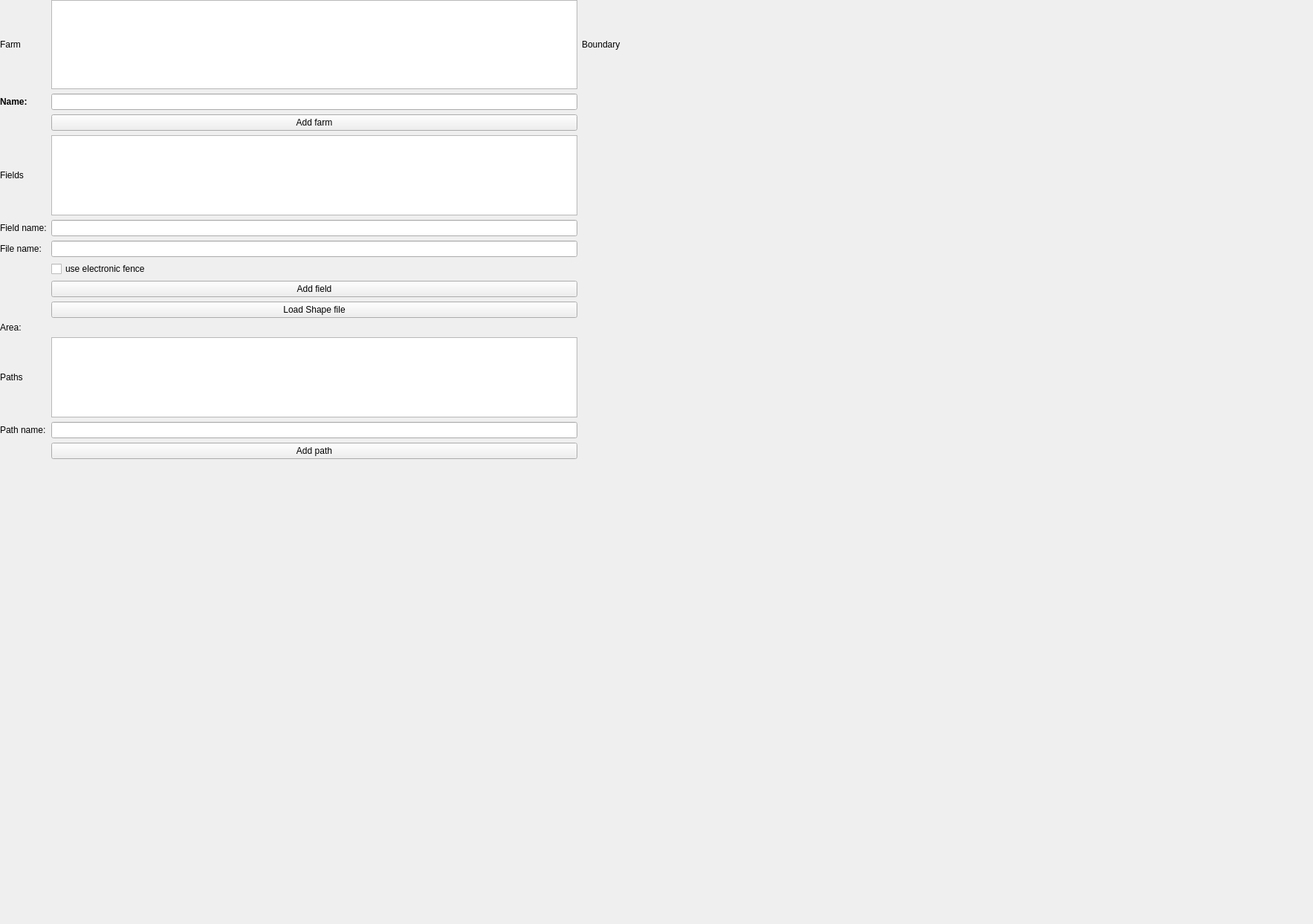
      <widget class="QWidget" name="tabFarm">
       <attribute name="icon">
        <iconset theme="QIcon::ThemeIcon::SystemLogOut">
         <normaloff>512px-Font_Awesome_5_solid_seedling.svg.png</normaloff>512px-Font_Awesome_5_solid_seedling.svg.png</iconset>
       </attribute>
       <attribute name="title">
        <string/>
       </attribute>
       <attribute name="toolTip">
        <string>Fields</string>
       </attribute>
       <widget class="QWidget" name="gridLayoutWidget_3">
        <property name="geometry">
         <rect>
          <x>0</x>
          <y>0</y>
          <width>835</width>
          <height>618</height>
         </rect>
        </property>
        <layout class="QGridLayout" name="gridlayout_3">
         <item row="8" column="2">
          <widget class="QPushButton" name="pushButton_load_shapefile">
           <property name="text">
            <string>Load Shape file</string>
           </property>
          </widget>
         </item>
         <item row="12" column="2">
          <widget class="QPushButton" name="pushButton_path">
           <property name="text">
            <string>Add path</string>
           </property>
          </widget>
         </item>
         <item row="0" column="2">
          <widget class="QTableView" name="farmTable">
           <property name="sizePolicy">
            <sizepolicy hsizetype="MinimumExpanding" vsizetype="Fixed">
             <horstretch>0</horstretch>
             <verstretch>0</verstretch>
            </sizepolicy>
           </property>
           <property name="minimumSize">
            <size>
             <width>600</width>
             <height>120</height>
            </size>
           </property>
           <property name="selectionBehavior">
            <enum>QAbstractItemView::SelectionBehavior::SelectRows</enum>
           </property>
          </widget>
         </item>
         <item row="10" column="2">
          <widget class="QTableView" name="pathTable">
           <property name="selectionBehavior">
            <enum>QAbstractItemView::SelectionBehavior::SelectRows</enum>
           </property>
          </widget>
         </item>
         <item row="11" column="2">
          <widget class="QLineEdit" name="pathnameEdit"/>
         </item>
         <item row="4" column="0">
          <widget class="QLabel" name="labelFieldname">
           <property name="text">
            <string>Field name:</string>
           </property>
          </widget>
         </item>
         <item row="10" column="0">
          <widget class="QLabel" name="labelPaths">
           <property name="text">
            <string>Paths</string>
           </property>
          </widget>
         </item>
         <item row="0" column="3">
          <widget class="QLabel" name="label_11">
           <property name="text">
            <string>Boundary</string>
           </property>
          </widget>
         </item>
         <item row="0" column="0">
          <widget class="QLabel" name="labelFarm">
           <property name="text">
            <string>Farm</string>
           </property>
          </widget>
         </item>
         <item row="2" column="2">
          <widget class="QPushButton" name="pushButton_farm">
           <property name="text">
            <string>Add farm</string>
           </property>
          </widget>
         </item>
         <item row="6" column="2">
          <widget class="QCheckBox" name="fencedCheckBox">
           <property name="text">
            <string>use electronic fence</string>
           </property>
          </widget>
         </item>
         <item row="7" column="2">
          <widget class="QPushButton" name="pushButton_field">
           <property name="text">
            <string>Add field</string>
           </property>
          </widget>
         </item>
         <item row="11" column="0">
          <widget class="QLabel" name="label_6">
           <property name="text">
            <string>Path name:</string>
           </property>
          </widget>
         </item>
         <item row="1" column="2">
          <widget class="QLineEdit" name="locationnameEdit">
           <property name="enabled">
            <bool>true</bool>
           </property>
          </widget>
         </item>
         <item row="4" column="2">
          <widget class="QLineEdit" name="fieldnameEdit">
           <property name="enabled">
            <bool>true</bool>
           </property>
          </widget>
         </item>
         <item row="1" column="0">
          <widget class="QLabel" name="label_16">
           <property name="text">
            <string>&lt;html&gt;&lt;head/&gt;&lt;body&gt;&lt;p&gt;&lt;span style=&quot; font-weight:700;&quot;&gt;Name:&lt;/span&gt;&lt;/p&gt;&lt;/body&gt;&lt;/html&gt;</string>
           </property>
          </widget>
         </item>
         <item row="3" column="0">
          <widget class="QLabel" name="labelFields">
           <property name="text">
            <string>Fields</string>
           </property>
          </widget>
         </item>
         <item row="9" column="2">
          <widget class="QLabel" name="label_area_ha">
           <property name="text">
            <string/>
           </property>
          </widget>
         </item>
         <item row="9" column="0">
          <widget class="QLabel" name="labelArea">
           <property name="text">
            <string>Area:</string>
           </property>
          </widget>
         </item>
         <item row="3" column="2">
          <widget class="QTableView" name="fieldTable">
           <property name="selectionBehavior">
            <enum>QAbstractItemView::SelectionBehavior::SelectRows</enum>
           </property>
          </widget>
         </item>
         <item row="5" column="2">
          <widget class="QLineEdit" name="filenameEdit"/>
         </item>
         <item row="5" column="0">
          <widget class="QLabel" name="label">
           <property name="text">
            <string>File name:</string>
           </property>
          </widget>
         </item>
        </layout>
       </widget>
       <widget class="MapWidget" name="mapWidgetFields" native="true">
        <property name="geometry">
         <rect>
          <x>797</x>
          <y>24</y>
          <width>961</width>
          <height>1211</height>
         </rect>
        </property>
        <property name="sizePolicy">
         <sizepolicy hsizetype="Expanding" vsizetype="Expanding">
          <horstretch>1</horstretch>
          <verstretch>0</verstretch>
         </sizepolicy>
        </property>
       </widget>
      </widget>
